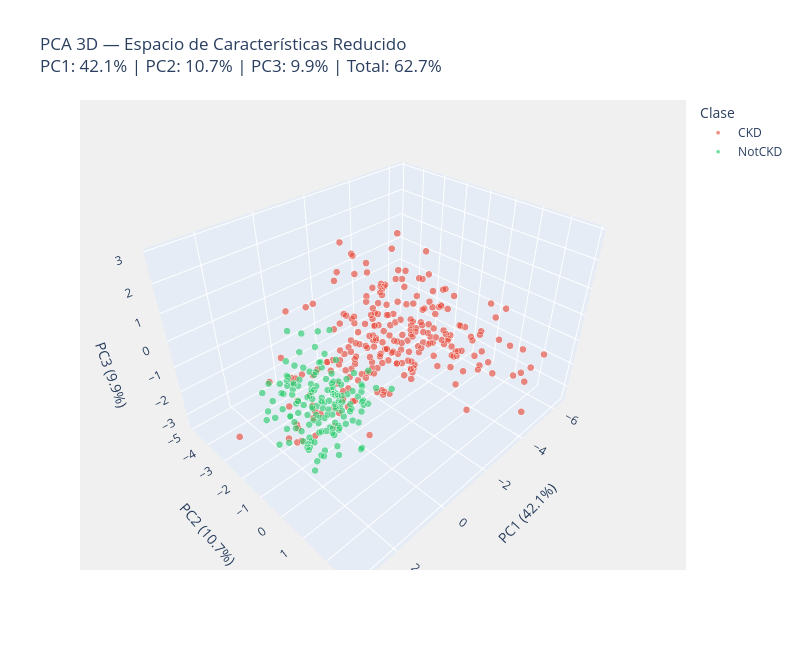

Notebook code for this chart:
### Code cell
# ── 7.4 Visualización 3D Interactiva — PC1, PC2, PC3 (Plotly) ────────────────
pca_3d = PCA(n_components=3)
X_3d   = pca_3d.fit_transform(X_std)
ev3    = pca_3d.explained_variance_ratio_

df_3d = pd.DataFrame(X_3d, columns=['PC1', 'PC2', 'PC3'])
df_3d['Clase'] = y_names
df_3d['Label'] = ['CKD' if l==1 else 'NotCKD' for l in y_labels]

# Añadir info de las variables más relevantes
for col in ['hemo', 'sc', 'bu']:
    df_3d[col] = df_proc[col].values

fig_3d = px.scatter_3d(
    df_3d, x='PC1', y='PC2', z='PC3',
    color='Label',
    color_discrete_map={'CKD': COLOR_CKD, 'NotCKD': COLOR_NOTCKD},
    hover_data=['hemo', 'sc', 'bu'],
    opacity=0.65,
    title=f'PCA 3D — Espacio de Características Reducido<br>'
          f'PC1: {ev3[0]*100:.1f}% | PC2: {ev3[1]*100:.1f}% | PC3: {ev3[2]*100:.1f}% '
          f'| Total: {sum(ev3)*100:.1f}%',
    labels={'PC1': f'PC1 ({ev3[0]*100:.1f}%)',
            'PC2': f'PC2 ({ev3[1]*100:.1f}%)',
            'PC3': f'PC3 ({ev3[2]*100:.1f}%)'}
)
fig_3d.update_traces(marker=dict(size=4, line=dict(width=0.3, color='white')))
fig_3d.update_layout(
    scene=dict(
        xaxis_title=f'PC1 ({ev3[0]*100:.1f}%)',
        yaxis_title=f'PC2 ({ev3[1]*100:.1f}%)',
        zaxis_title=f'PC3 ({ev3[2]*100:.1f}%)',
        bgcolor='#F0F0F0'
    ),
    legend_title='Clase',
    width=800, height=650
)
fig_3d.show()

### Figure 1 — Plotly figure (JSON) as saved in the notebook; plotly's stock layout.template omitted (floating-point values rounded to 4 significant figures; data arrays with more than 128 entries replaced by an {"elided": "..."} marker saying what was removed)
{"data": [{"customdata": {"elided": "250x3 float values"}, "hovertemplate": "Label=CKD<br>PC1 (42.1%)=%{x}<br>PC2 (10.7%)=%{y}<br>PC3 (9.9%)=%{z}<br>hemo=%{customdata[0]}<br>sc=%{customdata[1]}<br>bu=%{customdata[2]}<extra></extra>", "legendgroup": "CKD", "marker": {"color": "#E74C3C", "line": {"color": "white", "width": 0.3}, "opacity": 0.65, "size": 4, "symbol": "circle"}, "mode": "markers", "name": "CKD", "scene": "scene", "showlegend": true, "type": "scatter3d", "x": {"elided": "250 float values"}, "y": {"elided": "250 float values"}, "z": {"elided": "250 float values"}}, {"customdata": {"elided": "150x3 float values"}, "hovertemplate": "Label=NotCKD<br>PC1 (42.1%)=%{x}<br>PC2 (10.7%)=%{y}<br>PC3 (9.9%)=%{z}<br>hemo=%{customdata[0]}<br>sc=%{customdata[1]}<br>bu=%{customdata[2]}<extra></extra>", "legendgroup": "NotCKD", "marker": {"color": "#2ECC71", "line": {"color": "white", "width": 0.3}, "opacity": 0.65, "size": 4, "symbol": "circle"}, "mode": "markers", "name": "NotCKD", "scene": "scene", "showlegend": true, "type": "scatter3d", "x": {"elided": "150 float values"}, "y": {"elided": "150 float values"}, "z": {"elided": "150 float values"}}], "layout": {"height": 650, "legend": {"title": {"text": "Clase"}, "tracegroupgap": 0}, "scene": {"bgcolor": "#F0F0F0", "domain": {"x": [0, 1], "y": [0, 1]}, "xaxis": {"title": {"text": "PC1 (42.1%)"}}, "yaxis": {"title": {"text": "PC2 (10.7%)"}}, "zaxis": {"title": {"text": "PC3 (9.9%)"}}}, "title": {"text": "PCA 3D — Espacio de Características Reducido<br>PC1: 42.1% | PC2: 10.7% | PC3: 9.9% | Total: 62.7%"}, "width": 800}}
